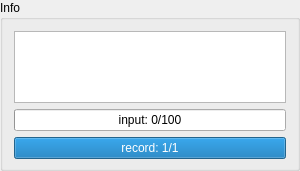
       <widget class="holovibes::gui::InfoPanel" name="InfoPanel">
        <property name="sizePolicy">
         <sizepolicy hsizetype="Fixed" vsizetype="Preferred">
          <horstretch>1</horstretch>
          <verstretch>0</verstretch>
         </sizepolicy>
        </property>
        <property name="minimumSize">
         <size>
          <width>300</width>
          <height>0</height>
         </size>
        </property>
        <property name="baseSize">
         <size>
          <width>300</width>
          <height>0</height>
         </size>
        </property>
        <property name="toolTip">
         <string notr="true"/>
        </property>
        <property name="toolTipDuration">
         <number>-1</number>
        </property>
        <property name="title">
         <string>Info</string>
        </property>
        <property name="flat">
         <bool>false</bool>
        </property>
        <property name="checkable">
         <bool>false</bool>
        </property>
        <property name="checked">
         <bool>false</bool>
        </property>
        <layout class="QVBoxLayout" name="verticalLayout_3" stretch="10,0,10">
         <property name="sizeConstraint">
          <enum>QLayout::SetNoConstraint</enum>
         </property>
         <property name="bottomMargin">
          <number>9</number>
         </property>
         <item>
          <widget class="holovibes::gui::InfoTextEdit" name="InfoTextEdit">
           <property name="sizePolicy">
            <sizepolicy hsizetype="Expanding" vsizetype="Expanding">
             <horstretch>0</horstretch>
             <verstretch>0</verstretch>
            </sizepolicy>
           </property>
           <property name="frameShadow">
            <enum>QFrame::Sunken</enum>
           </property>
           <property name="verticalScrollBarPolicy">
            <enum>Qt::ScrollBarAlwaysOff</enum>
           </property>
           <property name="sizeAdjustPolicy">
            <enum>QAbstractScrollArea::AdjustToContents</enum>
           </property>
           <property name="readOnly">
            <bool>true</bool>
           </property>
           <property name="html">
            <string>&lt;!DOCTYPE HTML PUBLIC &quot;-//W3C//DTD HTML 4.0//EN&quot; &quot;http://www.w3.org/TR/REC-html40/strict.dtd&quot;&gt;
&lt;html&gt;&lt;head&gt;&lt;meta name=&quot;qrichtext&quot; content=&quot;1&quot; /&gt;&lt;style type=&quot;text/css&quot;&gt;
p, li { white-space: pre-wrap; }
&lt;/style&gt;&lt;/head&gt;&lt;body style=&quot; font-family:'MS Shell Dlg 2'; font-size:8pt; font-weight:400; font-style:normal;&quot;&gt;
&lt;p style=&quot;-qt-paragraph-type:empty; margin-top:0px; margin-bottom:0px; margin-left:0px; margin-right:0px; -qt-block-indent:0; text-indent:0px; font-family:'MS Shell Dlg 2';&quot;&gt;&lt;br /&gt;&lt;/p&gt;&lt;/body&gt;&lt;/html&gt;</string>
           </property>
          </widget>
         </item>
         <item>
          <widget class="QProgressBar" name="FileReaderProgressBar">
           <property name="enabled">
            <bool>true</bool>
           </property>
           <property name="value">
            <number>0</number>
           </property>
           <property name="format">
            <string>input: %v/%m</string>
           </property>
          </widget>
         </item>
         <item>
          <widget class="QProgressBar" name="RecordProgressBar">
           <property name="sizePolicy">
            <sizepolicy hsizetype="Expanding" vsizetype="Fixed">
             <horstretch>0</horstretch>
             <verstretch>0</verstretch>
            </sizepolicy>
           </property>
           <property name="layoutDirection">
            <enum>Qt::LeftToRight</enum>
           </property>
           <property name="minimum">
            <number>0</number>
           </property>
           <property name="maximum">
            <number>1</number>
           </property>
           <property name="value">
            <number>1</number>
           </property>
           <property name="textVisible">
            <bool>true</bool>
           </property>
           <property name="textDirection">
            <enum>QProgressBar::TopToBottom</enum>
           </property>
           <property name="format">
            <string>record: %v/%m</string>
           </property>
          </widget>
         </item>
        </layout>
       </widget>
